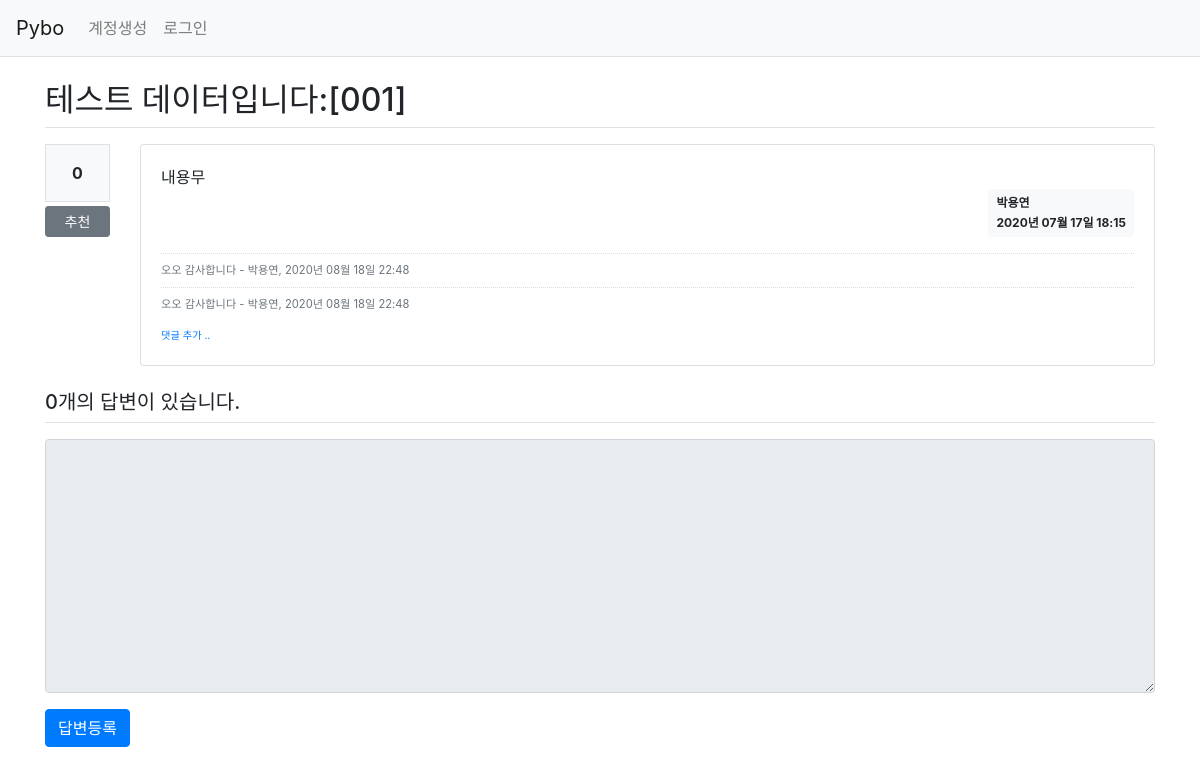
/question/detail/6/, run on the app's committed database.
### pybo/models.py (models this page shows)
class Question(db.Model):
    id = db.Column(db.Integer, primary_key=True)
    subject = db.Column(db.String(200), nullable=False)
    content = db.Column(db.Text(), nullable=False)
    create_date = db.Column(db.DateTime(), nullable=False)
    user_id = db.Column(db.Integer, db.ForeignKey('user.id', ondelete='CASCADE'), nullable=False)
    user = db.relationship('User', backref=db.backref('question_set'))
    modify_date = db.Column(db.DateTime(), nullable=True)
    voter = db.relationship('User', secondary=question_voter, backref=db.backref('question_voter_set'))

class User(db.Model):
    id = db.Column(db.Integer, primary_key=True)
    username = db.Column(db.String(150), unique=True, nullable=False)
    password = db.Column(db.String(200), nullable=False)
    email = db.Column(db.String(120), unique=True, nullable=False)

class Comment(db.Model):
    id = db.Column(db.Integer, primary_key=True)
    user_id = db.Column(db.Integer, db.ForeignKey('user.id', ondelete='CASCADE'), nullable=False)
    user = db.relationship('User', backref=db.backref('comment_set'))
    content = db.Column(db.Text(), nullable=False)
    create_date = db.Column(db.DateTime(), nullable=False)
    modify_date = db.Column(db.DateTime())
    question_id = db.Column(db.Integer, db.ForeignKey('question.id', ondelete='CASCADE'), nullable=True)
    question = db.relationship('Question', backref=db.backref('comment_set'))
    answer_id = db.Column(db.Integer, db.ForeignKey('answer.id', ondelete='CASCADE'), nullable=True)
    answer = db.relationship('Answer', backref=db.backref('comment_set'))

### pybo/views/question_views.py (the view)
@bp.route('/detail/<int:question_id>/')
def detail(question_id):
    form = AnswerForm()
    question = Question.query.get_or_404(question_id)
    return render_template('question/question_detail.html', question=question, form=form)

### pybo/forms.py
class AnswerForm(FlaskForm):
    content = TextAreaField('내용', validators=[DataRequired('내용은 필수입력 항목입니다.')])

### pybo/filter.py (called while the page is built)
def format_datetime(value, fmt='%Y년 %m월 %d일 %H:%M'):
    return value.strftime(fmt)

### pybo/views/auth_views.py (called while the page is built)
@bp.before_app_request
def load_logged_in_user():
    user_id = session.get('user_id')
    if user_id is None:
        g.user = None
    else:
        g.user = User.query.get(user_id)

### pybo/templates/question/question_detail.html (shortened to what this page needs)
{% extends 'base.html' %}
{% block content %}
<div class="container my-3">
    <h2 class="border-bottom py-2">{{ question.subject }}</h2>
    <div class="row my-3">
        <div class="col-1">
            <div class="bg-light text-center p-3 border font-weight-bolder mb-1">{{ question.voter|length }}</div>
            <a href="#" data-uri="{{ url_for('vote.question', question_id=question.id) }}"
               class="recommend btn btn-sm btn-secondary btn-block my-1">추천</a>
        </div>
        <div class="col-11">
            <div class="card">
                <div class="card-body">
                    <div class="card-text" style="white-space: pre-line;">{{ question.content }}</div>
                    <div class="d-flex justify-content-end">
                        <div class="badge badge-light p-2 text-left">
                            <div class="mb-2">{{ question.user.username }}</div>
                            <div>{{ question.create_date|datetime }}</div>
                        </div>
                    </div>
                    {% if question.comment_set|length > 0 %}
                    <div class="mt-3">
                    {% for comment in question.comment_set %}
                        <div class="comment py-2 text-muted">
                            <span style="white-space: pre-line;">{{ comment.content }}</span>
                            <span>
                                - {{ comment.user.username }}, {{ comment.create_date|datetime }}
                            </span>
                        </div>
                    {% endfor %}
                    </div>
                    {% endif %}
                    <div>
                        <a href="{{ url_for('comment.create_question', question_id=question.id) }}"
                           class="small"><small>댓글 추가 ..</small></a>
                    </div>
                </div>
            </div>
        </div>
    </div>
    <h5 class="border-bottom my-3 py-2">{{ question.answer_set|length }}개의 답변이 있습니다.</h5>
    <form action="{{ url_for('answer.create', question_id=question.id) }}" method="post" class="my-3">
        <div class="form-group">
            <textarea {% if not g.user %}disabled{% endif %}
                    name="content" id="content" class="form-control" rows="10"></textarea>
        </div>
        <input type="submit" value="답변등록" class="btn btn-primary">
    </form>
</div>
{% endblock %}

### pybo/static/style.css (style rules this page uses)
.comment { border-top:dotted 1px #ddd; font-size:0.7em; }

### data on the page
Question: subject "테스트 데이터입니다:[001]", content "내용무", create_date "2020년 07월 17일 18:15"
User: user.username "박용연"
Comment: content "오오 감사합니다", user.username "박용연", create_date "2020년 08월 18일 22:48"
Comment: content "오오 감사합니다", user.username "박용연", create_date "2020년 08월 18일 22:48"

### other printed values
{{ question.voter|length }} "0"
{{ question.answer_set|length }} "0"
